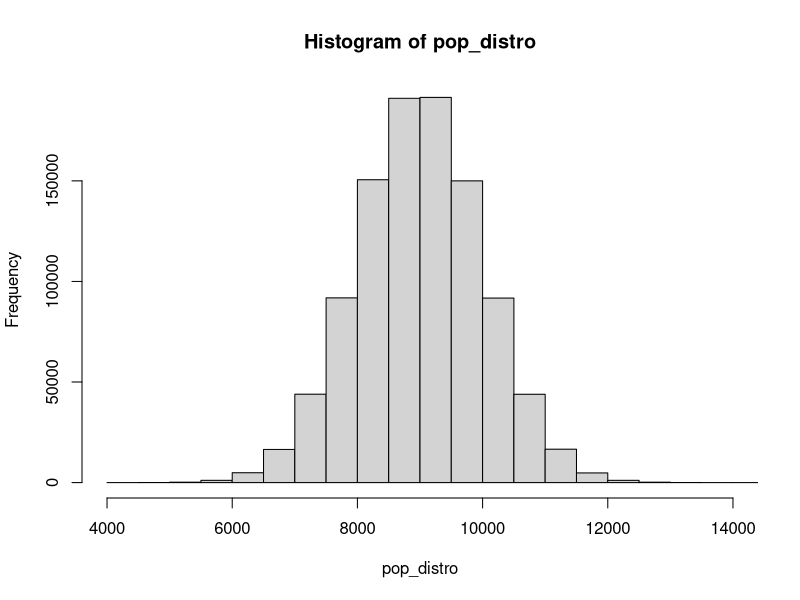
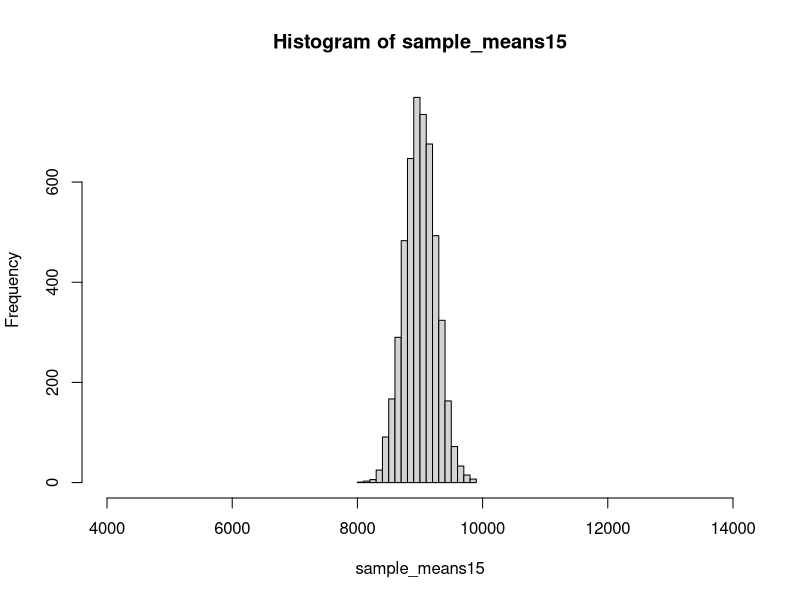

These figures' R source, in order: (Note: this script raises an error after producing the figures.)
## ---- chunk 1
knitr::opts_chunk$set(#echo=FALSE, 
                      warning=FALSE, 
                      message=FALSE,
                      tidy=F,
                      collapse = T,
                      #comment = "",
                      dev="png", 
                      dev.args=list(type="cairo"))
#https://cran.r-project.org/web/packages/prettydoc/vignettes/
#https://www.rstudio.com/wp-content/uploads/2015/03/rmarkdown-reference.pdf

load.packages <- c("prettydoc", "knitr", "DATA606")

ipak <- function(pkg){
    #FUNCTION SOURCE: https://gist.github.com/stevenworthington/3178163
    new.pkg <- pkg[!(pkg %in% installed.packages()[, "Package"])]
    if (length(new.pkg)) 
        install.packages(new.pkg, dependencies = TRUE)
    sapply(pkg, require, character.only = TRUE, quietly = TRUE, warn.conflicts = FALSE)
}

ipak(load.packages)
## ---- chunk 2
177.8 - 163.8
## ---- chunk 3
v1 <- 180
xbar <- 171.1
s <- 9.4
#person 1 zscore
(v1 - xbar)/s
pnorm(v1, xbar, s, lower.tail = F) * 2
## ---- chunk 4
v2 <- 155
#person 2 zscore
(v2 - xbar)/s
pnorm(v2, xbar, s) * 2
## ---- chunk 5
s / sqrt(507)
## ---- chunk 6
n <- 436
xbar <- 84.71 
ci1 <- 80.31 
ci2 <- 89.11
me <- xbar - ci1
zstar <- 1.96
se <- me / zstar
s <- se * sqrt(n)

n2 <- n * 9
me2 <- zstar * s/sqrt(n2)
me/me2
## ---- chunk 7
xbar - ci1
## ---- chunk 8
n <- 36
min_months <- 21
xbar <- 30.69
s <- 4.31
max_months <- 39
H0 <- 32
se <- s/sqrt(n)
sign_level <- .1

pvalue <- pnorm(xbar, H0, se)

paste("pvalue =", pvalue)
ifelse(pvalue < sign_level, "Reject the null hypothesis", "Fail to reject the null hypothesis")
## ---- chunk 9
cv <- abs(qnorm(sign_level))
me <- cv * se
c(xbar - me, xbar + me)
## ---- chunk 10
H0 <- 100
n <- 36
xbar <-  118.2
sd <- 6.5
sign_level <- .1

se <- sd/sqrt(n)
pvalue <- pnorm(xbar, H0, se, lower.tail = F) * 2
paste("pvalue =", pvalue)

ifelse(pvalue < sign_level, "Reject the null hypothesis", "Fail to reject the null hypothesis")
## ---- chunk 11
cv <- abs(qnorm(sign_level))

lower_value <- xbar - cv * se
upper_value <- xbar + cv * sd
c(lower_value, upper_value)
## ---- chunk 12
mu <- 9000
sigma <- 1000
threshold <- 10500

pnorm(threshold, mu, sigma, lower.tail = F)
## ---- chunk 13
n <- 15
se <- sigma/sqrt(n)
pnorm(threshold, mu, se, lower.tail = F)
## ---- chunk 14
pop_size <- 10^6
pop_distro <- rnorm(pop_size, mu, sigma)


samples <- 5000
n <- 15

sample_means15 <- rep(NA, samples)
for (i in 1:samples){
  samp <- sample(pop_distro, n)
  sample_means15[i] <- mean(samp)
}

hist(pop_distro, xlim = c(4000, 14000))
hist(sample_means15, xlim = c(4000, 14000))
## ---- chunk 15
H0 <- 130
n <- 35
xbar <- 134
s <- 17

se <- s/sqrt(n)
zscore <- (xbar - H0) / se
pvalue <- pnorm(xbar, H0, se, lower.tail = F) * 2
pvalue 

normalPlot(bounds=c(-zscore, zscore), tails = T)

## ---- chunk 16
H0 <- 127
n <- 64
xbar <- 137.5
s <- 39
alpha <- .05

se <- s/sqrt(n)
zscore <- (xbar - H0) / se
pvalue <- (1 - pnorm(zscore)) * 2
pvalue 

ifelse(pvalue < alpha, "Reject the null hypothesis", "Fail to reject the null hypothesis")

normalPlot(bounds=c(-zscore, zscore), tails = T)

## ---- chunk 17
mu <- 2.5
sigma <- .03
x <- 2.4

pnorm(x, mu, sigma)
## ---- chunk 18
xbar <- 2.4
n <- 10
se <- sigma/sqrt(n)

pnorm(xbar, mu, se)
